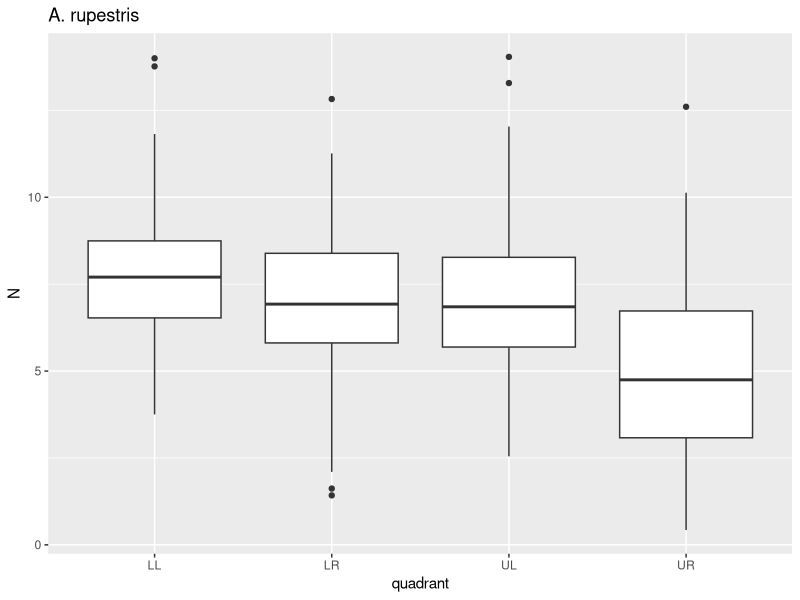
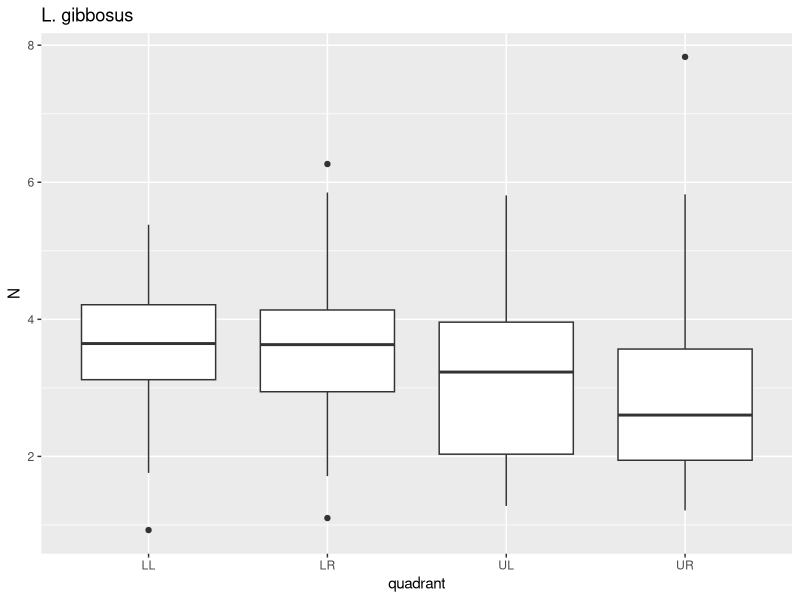
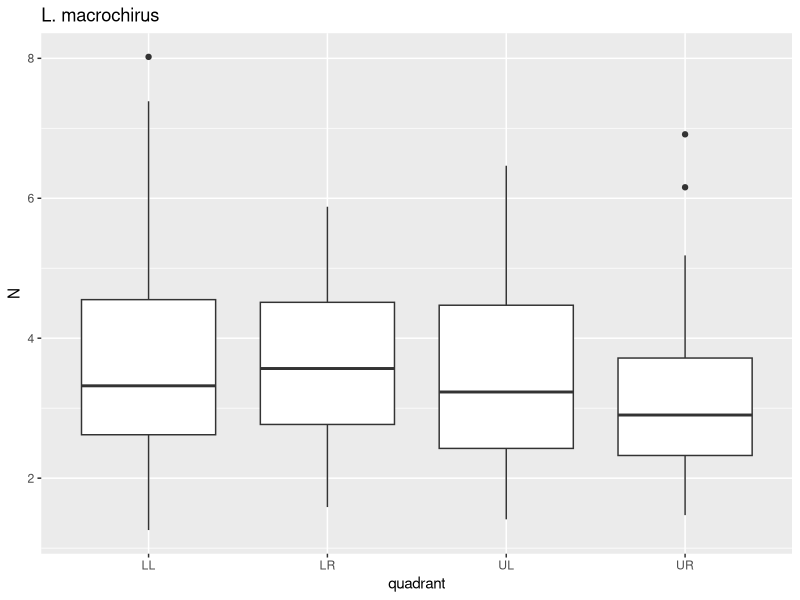
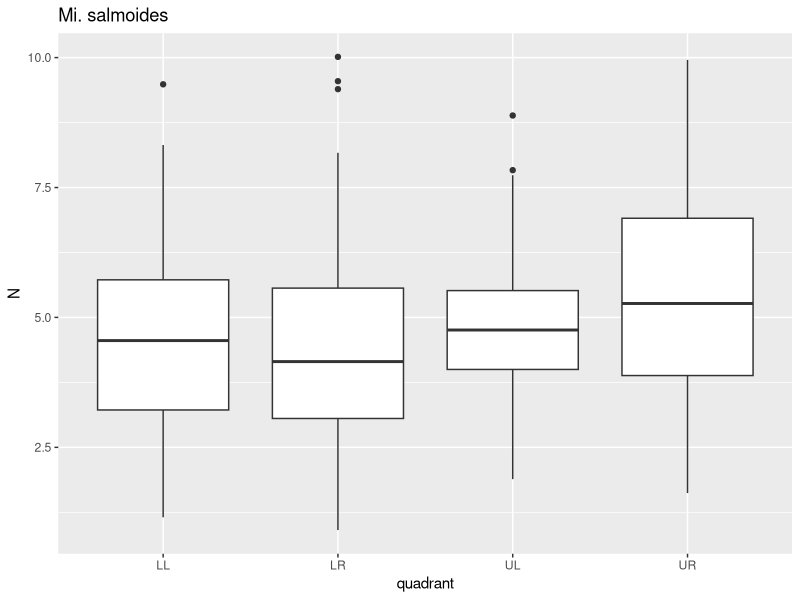
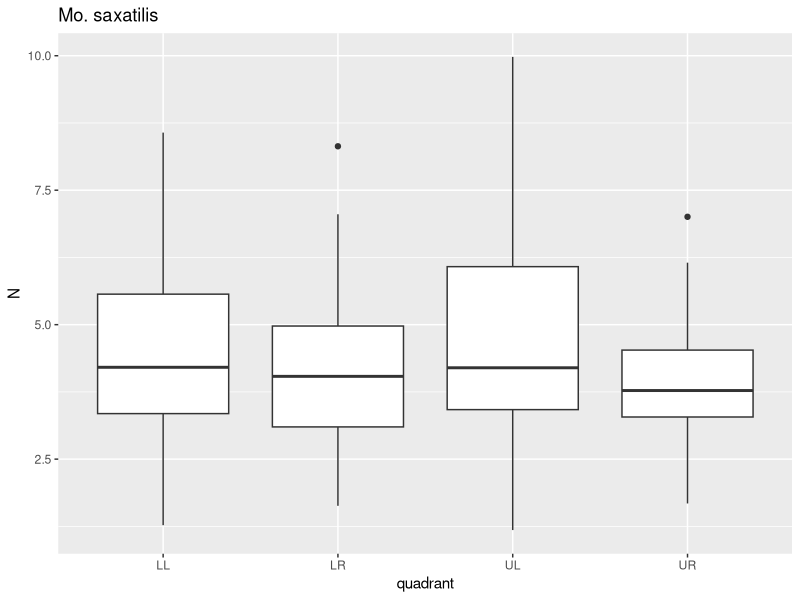
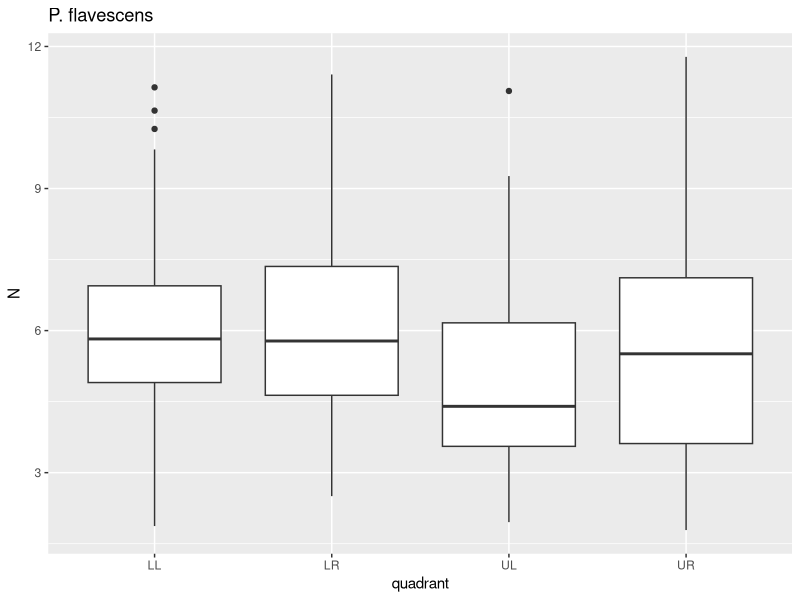

The R source for these figures, in order:
library(ggplot2)
library(tidyverse)
setwd("/Users/susyh./Desktop/BIOL3140/Susanne Hahs project 1")
dat <- read.csv("scales.csv")
dim(dat)
head(dat)
class(dat$N)
class(dat$quadrant)
class(dat$species)
class(dat$specimen)

#Code that reports class of each column in dataset
sapply(dat,class)

dat$species <- as.factor(dat$species)
species <- levels(dat$species)
species

#Code that reports dimensions of dataset 
print(paste(length(dat), "x", length(species)))

dat$species==species[1]
dat$species[dat$species==species[1]]

A.rup<-length(dat$species[dat$species==species[1]])
L.gib<-length(dat$species[dat$species==species[2]])
L.mac<-length(dat$species[dat$species==species[3]])
M.sal<-length(dat$species[dat$species==species[4]])
M.sax<-length(dat$species[dat$species==species[5]])

P.fla<-length(dat$species[dat$species==species[6]])
species.obs <- data.frame(sp=species,n=c(A.rup,L.gib,L.mac,M.sal,M.sax,P.fla))
species.obs


species.n<- dat %>%
  group_by(species) %>%
  summarise(n = n())
species.n

dat %>% 
  count(species,specimen) %>% 
  print() %>% 
  count(species,name="n.specimens")


#Code that shows PDF file for each species
pdf("species_quadrant.pdf")
for(i in species){
  p <- dat %>%
    filter(species==i)%>%
    ggplot()+geom_boxplot(aes(x=quadrant,y=N))+ggtitle(i)
  print(p)
}
dev.off()

list.files(pattern=".pdf")